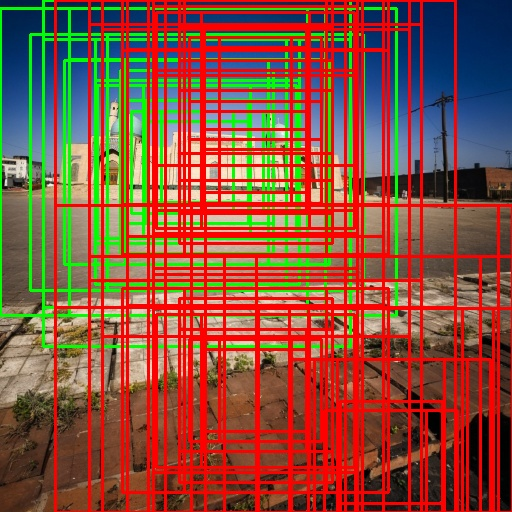
#> input picture old_backup/center_guided_boxes.jpg, 512 x 512 px; its folder holds only this picture in this run
$ python -i composition_score.py   (imports and definitions only)   (older library calls are emulated)
#> lines starting #> are read from the running program, lines starting #| are printed output that depends on the picture; after the words box and inside, x2 and y2 are one past the last pixel; in counts of white or black regions, pixels touching at a corner belong together
"""
构图规则综合评分模块（最终优化版）
基于老师框分析结果优化的权重
"""

import cv2
import numpy as np
from typing import Tuple, Optional


class CompositionScorer:
    """
    构图规则综合评分器（最终优化版）
    """

    def __init__(self,
                 weights: Tuple[float, float, float, float, float, float] =
                 (0.25, 0.25, 0.25, 0.10, 0.10, 0.05)):
        """
        初始化构图评分器

        Args:
            weights: (三分法, 平衡度, 留白, 中心偏好, 尺寸评分, 边界惩罚)
        """
        self.w_thirds = weights[0]
        self.w_balance = weights[1]
        self.w_whitespace = weights[2]
        self.w_center = weights[3]
        self.w_size = weights[4]
        self.w_boundary = weights[5]

    def compute_score(self, image: np.ndarray, bbox: Tuple[int, int, int, int] = None, original_shape: Tuple[int, int] = None) -> float:
        """计算综合构图得分"""
        h, w = image.shape[:2]

        thirds_score = self._compute_thirds_score(image)
        balance_score = self._compute_balance_score(image)
        whitespace_score = self._compute_whitespace_score(image)

        center_score = 0.5
        size_score = 0.5
        boundary_score = 0.5

        if bbox is not None:
            if original_shape is not None:
                img_h, img_w = original_shape
            else:
                img_h, img_w = h, w

            center_score = self._compute_center_score(bbox, (img_h, img_w))
            size_score = self._compute_size_score(bbox, (img_h, img_w))
            boundary_score = self._compute_boundary_score(bbox, (img_h, img_w))

        total = (self.w_thirds * thirds_score +
                 self.w_balance * balance_score +
                 self.w_whitespace * whitespace_score +
                 self.w_center * center_score +
                 self.w_size * size_score +
                 self.w_boundary * boundary_score)

        return max(0.0, min(1.0, total))

    # [38 lines left out: function compute_single_score, not called in this run]

    # ========== 评分规则方法 ==========

    def _compute_thirds_score(self, image: np.ndarray) -> float:
        """三分法得分"""
        h, w = image.shape[:2]
        gray = cv2.cvtColor(image, cv2.COLOR_BGR2GRAY)
        edges = cv2.Canny(gray, 50, 150)

        y_coords, x_coords = np.indices((h, w))
        total_weight = edges.sum()

        if total_weight < 1e-6:
            return 0.5

        center_x = (edges * x_coords).sum() / total_weight
        center_y = (edges * y_coords).sum() / total_weight

        third_w = w / 3
        third_h = h / 3
        points = [(third_w, third_h), (2*third_w, third_h),
                  (third_w, 2*third_h), (2*third_w, 2*third_h)]

        min_dist = min(np.sqrt((center_x - px)**2 + (center_y - py)**2) for px, py in points)
        max_dist = np.sqrt(w**2 + h**2) / 2
        score = 1 - min(min_dist / max_dist, 1.0)

        return max(0.0, min(1.0, score))

    def _compute_balance_score(self, image: np.ndarray) -> float:
        """平衡度得分"""
        h, w = image.shape[:2]
        gray = cv2.cvtColor(image, cv2.COLOR_BGR2GRAY)

        grad_x = cv2.Sobel(gray, cv2.CV_64F, 1, 0, ksize=3)
        grad_y = cv2.Sobel(gray, cv2.CV_64F, 0, 1, ksize=3)
        weight = np.sqrt(grad_x**2 + grad_y**2)
        weight = weight / (weight.max() + 1e-6)

        total = weight.sum()
        if total < 1e-6:
            return 0.5

        y, x = np.indices((h, w))
        cx = (weight * x).sum() / total
        cy = (weight * y).sum() / total

        offset = np.sqrt(((cx - w/2)/w)**2 + ((cy - h/2)/h)**2)
        score = 1 - min(offset, 1.0)

        return max(0.0, min(1.0, score))

    def _compute_whitespace_score(self, image: np.ndarray) -> float:
        """留白得分"""
        gray = cv2.cvtColor(image, cv2.COLOR_BGR2GRAY)

        _, binary = cv2.threshold(gray, 0, 255, cv2.THRESH_BINARY + cv2.THRESH_OTSU)
        edges = cv2.Canny(gray, 50, 150)

        subject_ratio = max((binary > 0).sum() / binary.size,
                           (edges > 0).sum() / edges.size * 2)
        subject_ratio = min(subject_ratio, 1.0)

        ideal_min = 0.15
        ideal_max = 0.70

        if subject_ratio < ideal_min:
            score = subject_ratio / ideal_min
        elif subject_ratio > ideal_max:
            score = 1 - (subject_ratio - ideal_max) / (1 - ideal_max)
        else:
            score = 1.0

        return max(0.0, min(1.0, score))

    # [54 lines left out: functions _compute_center_score, _compute_size_score, _compute_boundary_score, not called in this run]


# ========== 简化版函数接口 ==========

_scorer = None


# [56 lines left out: functions compute_composition_score, compute_composition_score_single, not called in this run]

>>> import cv2
>>> picture = cv2.imread('../center_guided_boxes.jpg')
#> picture is the input picture: shape (512, 512, 3); mean B, G, R 59.9, 80.1, 136.4
>>> result = CompositionScorer().compute_score(picture)
#> in _compute_thirds_score, `gray = cv2.cvtColor(image, cv2.COLOR_BGR2GRAY)`:
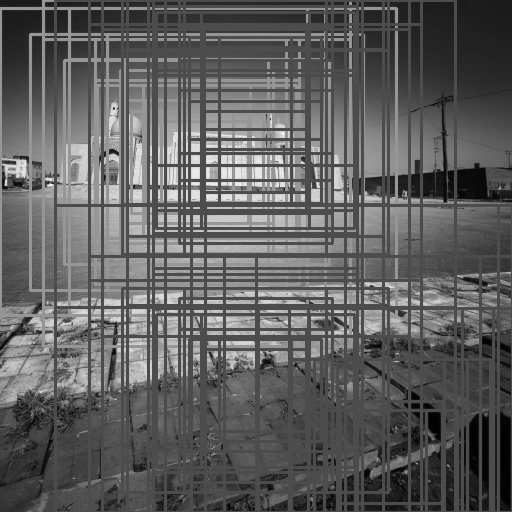
#> gray: shape (512, 512); min 0, max 248, mean 94.7
#> in _compute_thirds_score, `edges = cv2.Canny(gray, 50, 150)`:
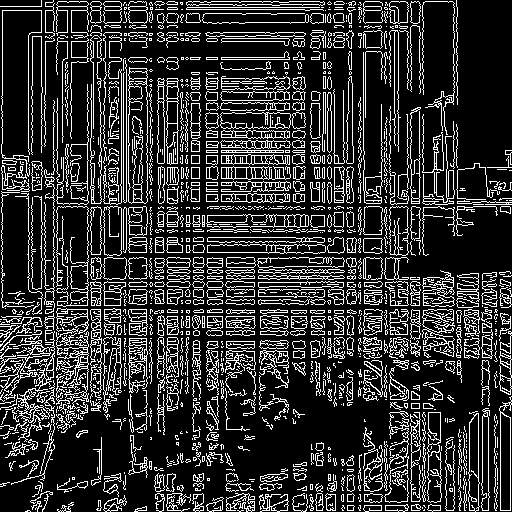
#> edges: shape (512, 512); 19.6% white in thin lines or dots
#> in _compute_thirds_score, `total_weight = edges.sum()`: total_weight = 13115415
#> in _compute_thirds_score, `center_x = (edges * x_coords).sum() / total_weight`: center_x = 245.2
#> in _compute_thirds_score, `center_y = (edges * y_coords).sum() / total_weight`: center_y = 262.6
#> in _compute_thirds_score, `min_dist = min(np.sqrt((center_x - px)**2 + (center_y - py)**2) for px..`: min_dist = 108.4
#> in _compute_thirds_score, `score = 1 - min(min_dist / max_dist, 1.0)`: score = 0.701
#> in _compute_balance_score, `grad_x = cv2.Sobel(gray, cv2.CV_64F, 1, 0, ksize=3)`:
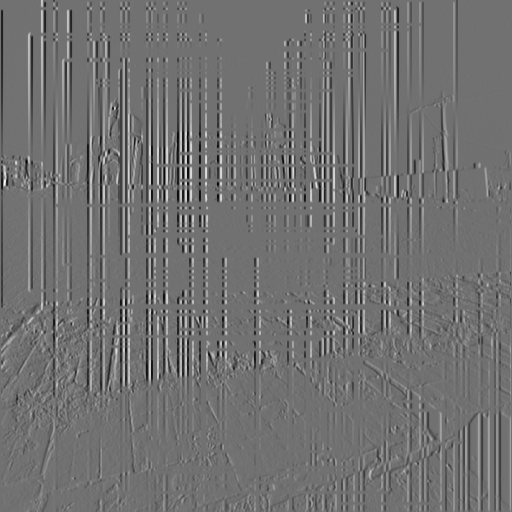
#> grad_x: shape (512, 512) float64; min -655, max 816, mean -1; drawn with min black and max white
#> in _compute_balance_score, `grad_y = cv2.Sobel(gray, cv2.CV_64F, 0, 1, ksize=3)`:
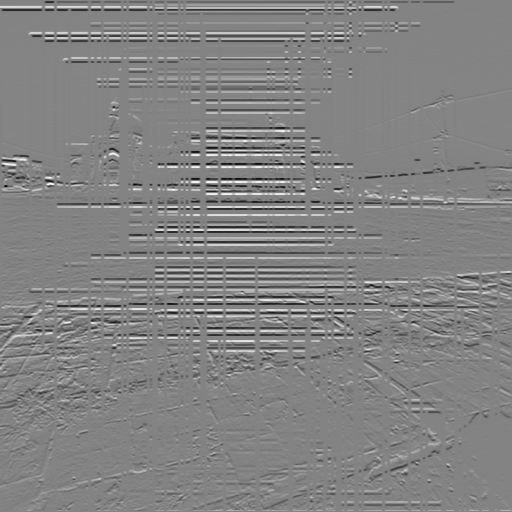
#> grad_y: shape (512, 512) float64; min -720, max 680, mean -0.1; drawn with min black and max white
#> in _compute_balance_score, `weight = np.sqrt(grad_x**2 + grad_y**2)`:
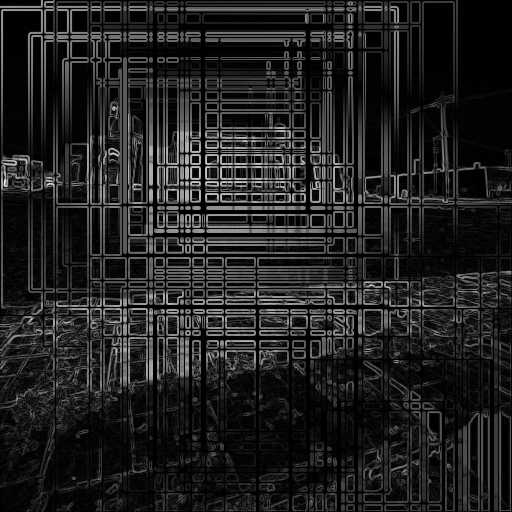
#> weight: shape (512, 512) float64; min 0, max 819, mean 105.6; drawn with min black and max white
#> in _compute_balance_score, `total = weight.sum()`: total = 33794
#> in _compute_balance_score, `cx = (weight * x).sum() / total`: cx = 237.7
#> in _compute_balance_score, `cy = (weight * y).sum() / total`: cy = 243.1
#> in _compute_balance_score, `offset = np.sqrt(((cx - w/2)/w)**2 + ((cy - h/2)/h)**2)`: offset = 0.0437
#> in _compute_balance_score, `score = 1 - min(offset, 1.0)`: score = 0.956
#> in _compute_whitespace_score, `_, binary = cv2.threshold(gray, 0, 255, cv2.THRESH_BINARY + cv2.THRESH..`:
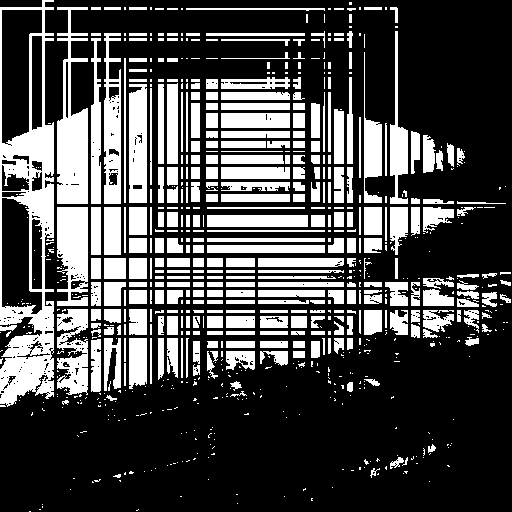
#> binary: shape (512, 512); 28.8% white; 787 white regions (456 under 20 px), largest, box (x1, y1, x2, y2) and area: (0, 0, 54, 407) 9196, (57, 7, 88, 204) 3565, (57, 207, 88, 306) 2452
#> in _compute_whitespace_score, `subject_ratio = max((binary > 0).sum() / binary.size, (edges > 0).sum(..`: subject_ratio = 0.392
#> in compute_score, `whitespace_score = self._compute_whitespace_score(image)`: whitespace_score = 1
#> in compute_score, `total = (self.w_thirds * thirds_score + self.w_balance * balance_score..`: total = 0.789
#> result = 0.789

$ run again, on old_backup/saliency_guided_boxes.jpg
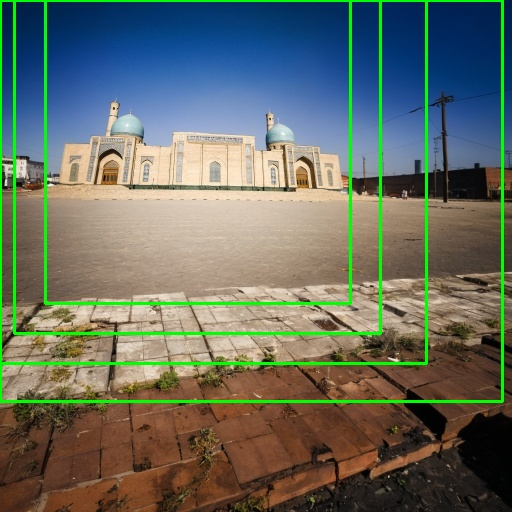
#> input picture old_backup/saliency_guided_boxes.jpg, 512 x 512 px
#> picture is the input picture: shape (512, 512, 3); mean B, G, R 98, 109, 101.7
#> in _compute_thirds_score, `edges = cv2.Canny(gray, 50, 150)`:
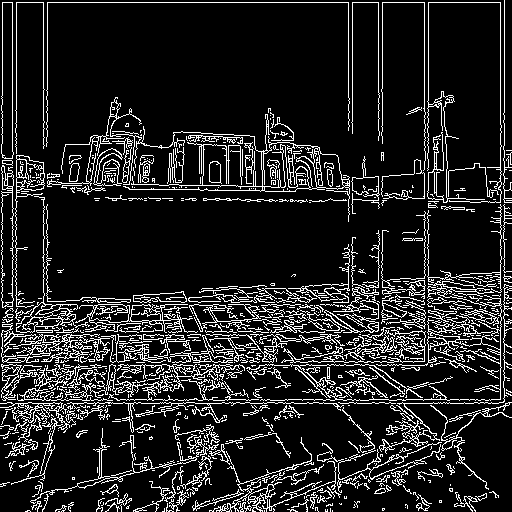
#> edges: shape (512, 512); 13.5% white in thin lines or dots
#> total_weight = 9054285
#> center_x = 249.3
#> center_y = 311.7
#> min_dist = 84.03
#> in _compute_thirds_score, `score = 1 - min(min_dist / max_dist, 1.0)`: score = 0.768
#> in _compute_balance_score, `total = weight.sum()`: total = 20215.9
#> cx = 251.8
#> cy = 277.8
#> offset = 0.0433
#> in _compute_balance_score, `score = 1 - min(offset, 1.0)`: score = 0.957
#> in _compute_whitespace_score, `_, binary = cv2.threshold(gray, 0, 255, cv2.THRESH_BINARY + cv2.THRESH..`:
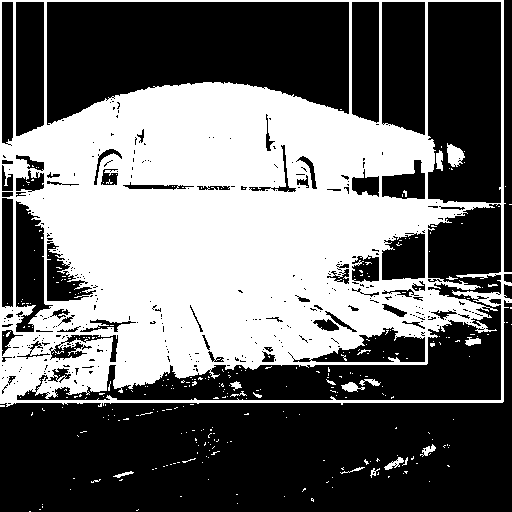
#> binary: shape (512, 512); 41.9% white; 324 white regions (306 under 20 px), largest, box (x1, y1, x2, y2) and area: (0, 0, 512, 407) 107577, (447, 143, 465, 167) 279, (341, 382, 365, 392) 129
#> subject_ratio = 0.419
#> whitespace_score = 1
#> in compute_score, `total = (self.w_thirds * thirds_score + self.w_balance * balance_score..`: total = 0.806

$ run again, on old_backup/top20_boxes.jpg
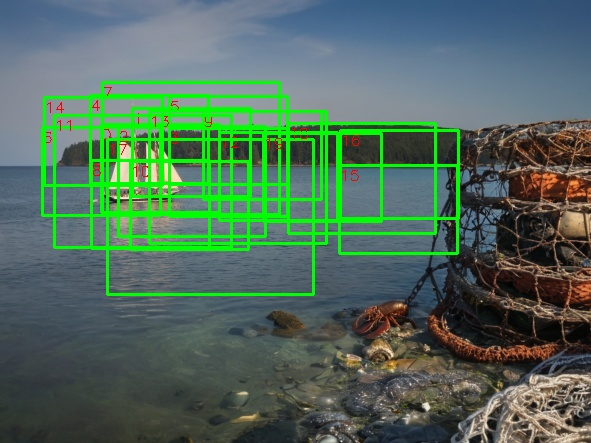
#> input picture old_backup/top20_boxes.jpg, 591 x 443 px
#> picture is the input picture: shape (443, 591, 3); mean B, G, R 91.6, 108.6, 80.3
#> in _compute_thirds_score, `edges = cv2.Canny(gray, 50, 150)`:
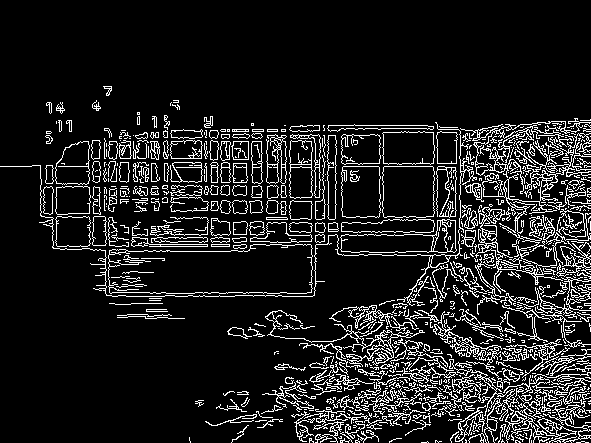
#> edges: shape (443, 591); 11.9% white in thin lines or dots, all inside (x1, y1, x2, y2) = (0, 86, 591, 443)
#> total_weight = 7924125
#> center_x = 382.5
#> center_y = 271.3
#> min_dist = 26.66
#> in _compute_thirds_score, `score = 1 - min(min_dist / max_dist, 1.0)`: score = 0.928
#> in _compute_balance_score, `total = weight.sum()`: total = 19998.8
#> cx = 372
#> cy = 259.2
#> offset = 0.155
#> in _compute_balance_score, `score = 1 - min(offset, 1.0)`: score = 0.845
#> in _compute_whitespace_score, `_, binary = cv2.threshold(gray, 0, 255, cv2.THRESH_BINARY + cv2.THRESH..`:
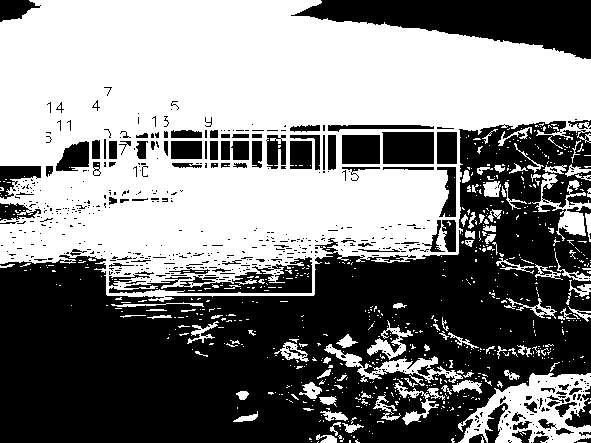
#> binary: shape (443, 591); 50.9% white; 583 black regions (483 under 20 px), largest, box (x1, y1, x2, y2) and area: (0, 121, 591, 443) 98792, (291, 0, 591, 59) 9753, (109, 257, 312, 293) 2571
#> subject_ratio = 0.509
#> whitespace_score = 1
#> in compute_score, `total = (self.w_thirds * thirds_score + self.w_balance * balance_score..`: total = 0.818
